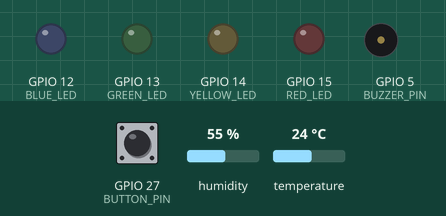
Bench run of a sketch on a simulated ESP32. Shown: output pins drawn as LEDs (lit = HIGH), buzzer (waves = sounding, pin HIGH). The inputs (shaded band) are chosen by the test bench; at power-on: temperature 24 °C, GPIO 27 (BUTTON_PIN) HIGH, humidity 55 %. WiFi joins after 1.5 s; servers stay silent unless stated; uploads are accepted with an empty reply; what the sketch prints to the serial monitor is not drawn.

Above: at 2.7 s.
2.8 s: temperature set to 28 °C
12.0 s: temperature set to 31 °C
At 17.1 s:
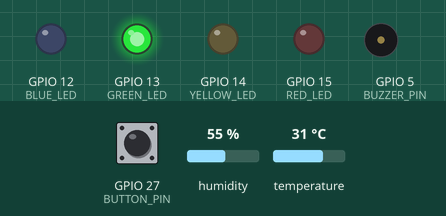
22.5 s: temperature set to 33 °C
At 26.4 s:
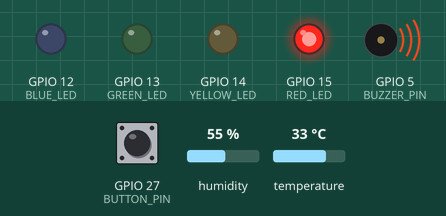
34.6 s: temperature set to 12 °C
At 36.8 s:
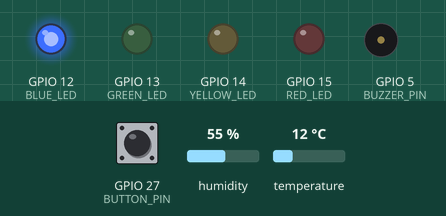
46.7 s: temperature set to 32 °C
At 51.2 s:
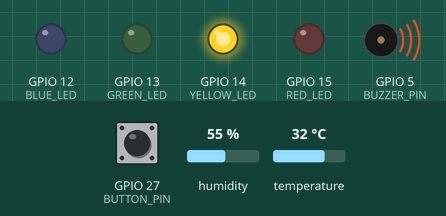
58.8 s: temperature set to 19 °C
At 60.3 s:
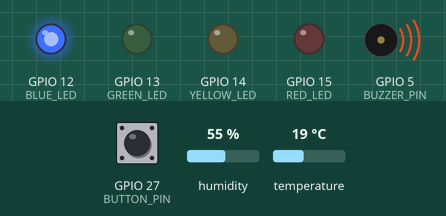
Timing chart, 0 to 71.9 s (numbered marks = the images above; inputs shaded):
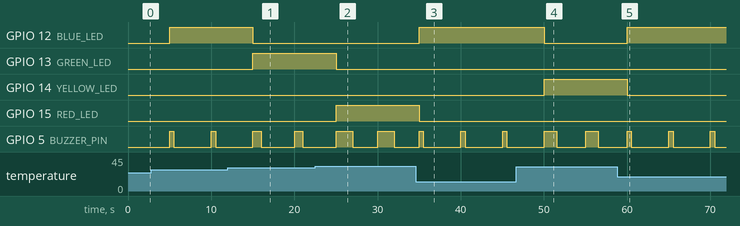

Measured:
- the behaviour switches between 29 and 30 °C on temperature (found by bisection; images 0 and 1)
- after the input at 12.0 s, GPIO 12 (BLUE_LED): HIGH → LOW after 3.0 s; GPIO 13 (GREEN_LED): LOW → HIGH after 3.0 s
- after the input at 22.5 s, GPIO 13 (GREEN_LED): HIGH → LOW after 2.5 s; GPIO 15 (RED_LED): LOW → HIGH after 2.5 s
- after the input at 34.6 s, GPIO 12 (BLUE_LED): LOW → HIGH after 0.43 s; GPIO 15 (RED_LED): HIGH → LOW after 0.43 s
- after the input at 46.7 s, GPIO 12 (BLUE_LED): HIGH → LOW after 3.3 s; GPIO 14 (YELLOW_LED): LOW → HIGH after 3.3 s
- after the input at 58.8 s, GPIO 12 (BLUE_LED): LOW → HIGH after 1.2 s; GPIO 14 (YELLOW_LED): HIGH → LOW after 1.2 s
- by itself, GPIO 5 (BUZZER_PIN): alternates HIGH for 0.50 s and LOW for 4.5 s

The sketch:

Lab5.ino
```cpp
#include <WiFi.h>
#include <HTTPClient.h>
#include <DHT.h>

#define DHTPIN 4
#define DHTTYPE DHT11

// WiFi credentials
const char WIFI_SSID[] = "GN";
const char WIFI_PASSWORD[] = "12345678";

// Server path
String HOST_NAME = "http://192.168.113.232";
String PATH_NAME = "/collect_temp.php";

// DHT Sensor
DHT dht(DHTPIN, DHTTYPE);

// Pin Definitions
#define BUZZER_PIN 5
#define BLUE_LED 12
#define GREEN_LED 13
#define YELLOW_LED 14
#define RED_LED 15
#define BUTTON_PIN 27  // Add a push button to GPIO 27

unsigned long lastCheck = 0;
const unsigned long interval = 5000; // 5 seconds

void setup() {
  Serial.begin(9600);
  dht.begin();

  // Setup pin modes
  pinMode(BUZZER_PIN, OUTPUT);
  pinMode(BLUE_LED, OUTPUT);
  pinMode(GREEN_LED, OUTPUT);
  pinMode(YELLOW_LED, OUTPUT);
  pinMode(RED_LED, OUTPUT);
  pinMode(BUTTON_PIN, INPUT_PULLUP); // Active LOW button

  WiFi.begin(WIFI_SSID, WIFI_PASSWORD);
  Serial.println("Connecting to WiFi");
  while (WiFi.status() != WL_CONNECTED) {
    delay(500);
    Serial.print(".");
  }

  Serial.println();
  Serial.print("Connected to WiFi with IP: ");
  Serial.println(WiFi.localIP());
}

void loop() {
  // 1. Check for 'c' in Serial Monitor
  if (Serial.available()) {
    char command = Serial.read();
    if (command == 'C' || command == 'c') {
      checkTemperature();
    }
  }

  // 2. Check if button is pressed (active LOW)
  if (digitalRead(BUTTON_PIN) == LOW) {
    checkTemperature();
    delay(300); // Debounce delay
  }

  // 3. Automatic every 5 seconds
  unsigned long currentMillis = millis();
  if (currentMillis - lastCheck >= interval) {
    lastCheck = currentMillis;
    checkTemperature();
  }
}

void checkTemperature() {
  float temperature = dht.readTemperature();

  if (isnan(temperature)) {
    Serial.println("Failed to read from DHT sensor!");
    return;
  }

  Serial.print("Temperature: ");
  Serial.print(temperature);
  Serial.println(" °C");

  indicateTemperature(temperature);

  // Send to server
  String queryString = "?temperature=" + String(temperature);
  HTTPClient http;
  http.begin(HOST_NAME + PATH_NAME + queryString);
  int httpCode = http.GET();

  if (httpCode > 0) {
    if (httpCode == HTTP_CODE_OK) {
      String payload = http.getString();
      Serial.println("Response from server: " + payload);
    } else {
      Serial.printf("[HTTP] GET... code: %d\n", httpCode);
    }
  } else {
    Serial.printf("[HTTP] GET... failed, error: %s\n", http.errorToString(httpCode).c_str());
  }

  http.end();
}

void indicateTemperature(float temp) {
  digitalWrite(BLUE_LED, LOW);
  digitalWrite(GREEN_LED, LOW);
  digitalWrite(YELLOW_LED, LOW);
  digitalWrite(RED_LED, LOW);

  int buzzDuration = 100;

  if (temp < 30) {
    digitalWrite(BLUE_LED, HIGH);
    buzzDuration = 500;
  } else if (temp >= 30 && temp <= 31) {
    digitalWrite(GREEN_LED, HIGH);
    buzzDuration = 1000;
  } else if (temp > 31 && temp <= 32) {
    digitalWrite(YELLOW_LED, HIGH);
    buzzDuration = 1500;
  } else {
    digitalWrite(RED_LED, HIGH);
    buzzDuration = 2000;
  }

  digitalWrite(BUZZER_PIN, HIGH);
  delay(buzzDuration);
  digitalWrite(BUZZER_PIN, LOW);
}
```
